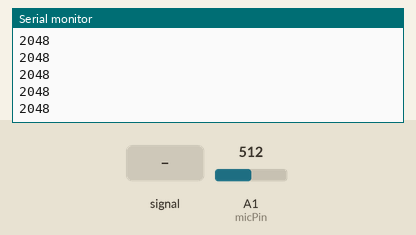
Recording of a sketch running on a simulated Arduino Zero (SAMD21). Shown: the last lines printed to the serial monitor. The inputs (shaded band) are chosen by the test bench; at power-on: A1 (micPin) = 512 (analog values on the 0–1023 scale).

Above: at 1.2 s.
1.3 s: A1 (micPin) fed a 200 Hz sine of ±81 counts around its level
At 1.31 s:
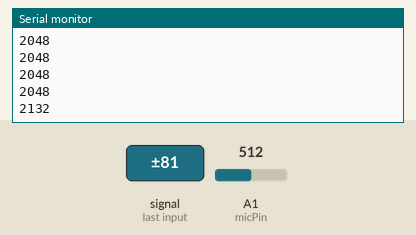
2.8 s: A1 (micPin) set to 716
At 2.81 s:
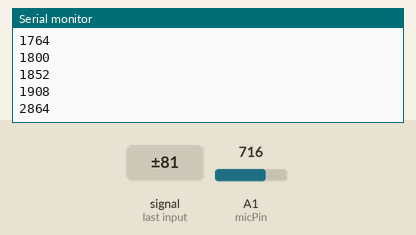
4.3 s: A1 (micPin) fed a 1000 Hz sine of ±255 counts around its level
At 4.31 s:
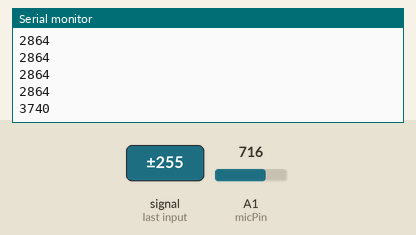
5.8 s: A1 (micPin) set to 900
At 5.81 s:
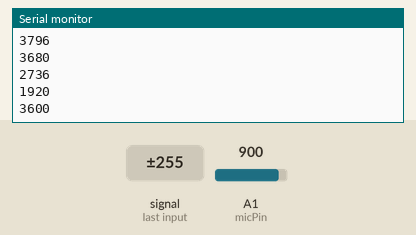
Timing chart, 0 to 8.3 s (numbered marks = the images above; inputs shaded):
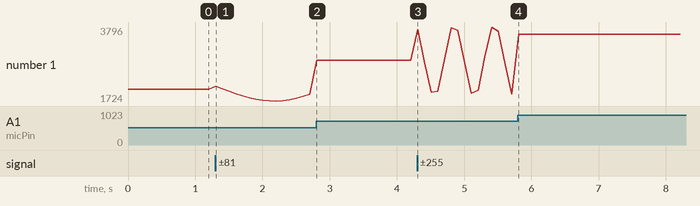

The sketch:

mic_check_plot.ino
```cpp
#include <Arduino.h>
// #include <U8g2lib.h>
// #include <Wire.h>
// #include "arduinoFFT.h"

int micPin = 15; // connect microphone module to analog pin A0
int micValue = 0; // variable to store analog reading
int micArray[4094]; // array to store analog readings


void setup() {
  Serial.begin(9600); // initialize serial communication at 9600 bps
  analogReadResolution(12);
}

void loop() {
  micValue = analogRead(micPin); // read analog value from microphone module
  Serial.println(micValue); // print analog value to serial monitor
  delay(100); // wait for 10 milliseconds before taking the next reading
}
```

Measured:
- after the input at 1.3 s, the serial monitor: prints a new line at once (image 1)
- after the input at 2.8 s, the serial monitor: prints a new line at once (image 2)
- after the input at 4.3 s, the serial monitor: prints a new line at once (image 3)
- after the input at 5.8 s, the serial monitor: prints a new line at once (image 4)
- plotted number 1: 2048 → 1908 after the input at 1.3 s, 1908 → 2864 after the input at 2.8 s, 2864 → 1920 after the input at 4.3 s, 1920 → 3600 after the input at 5.8 s
